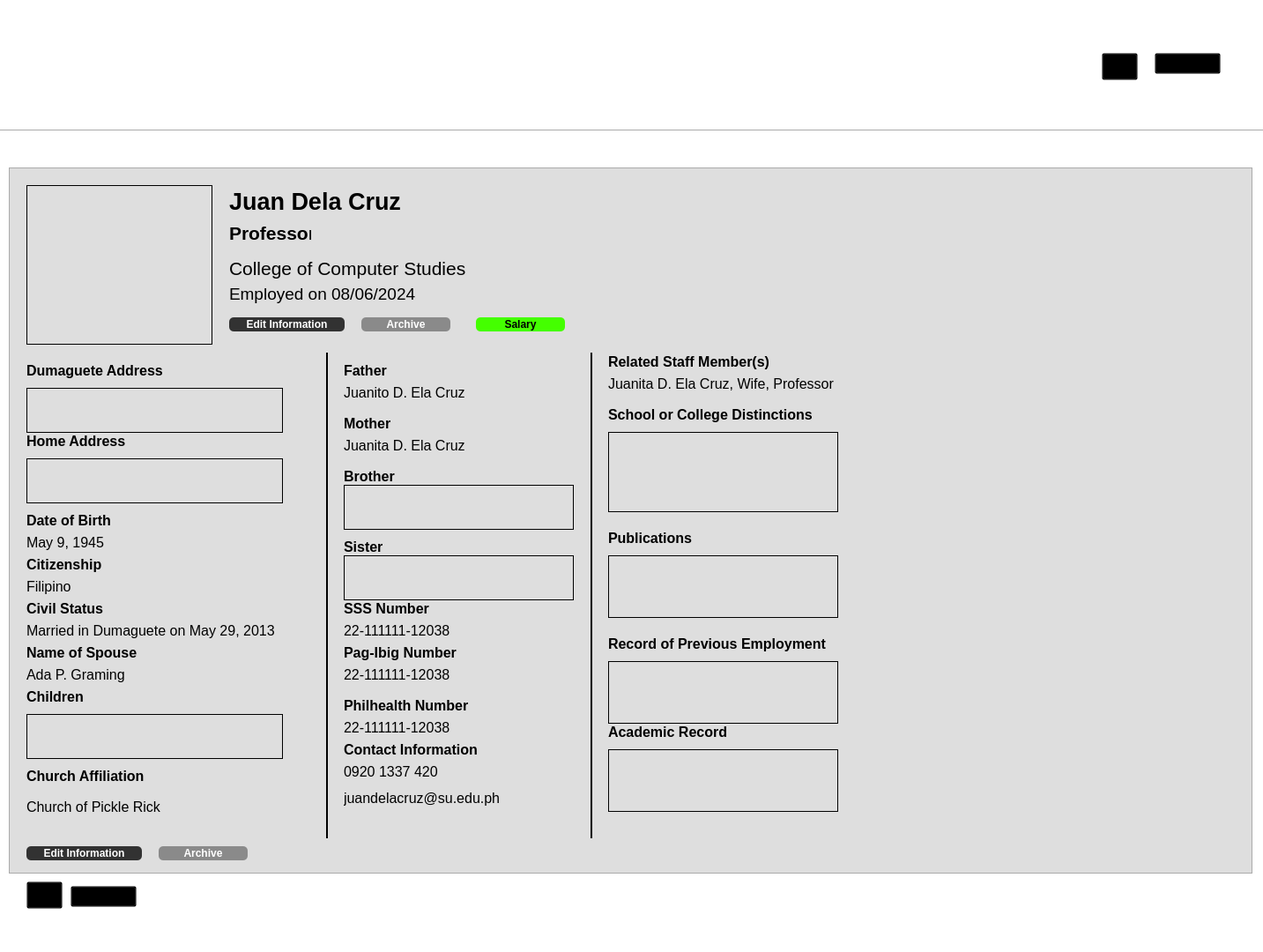
<?xml version="1.0" encoding="UTF-8"?>
<ui version="4.0">
 <class>MainWindow</class>
 <widget class="QMainWindow" name="MainWindow">
  <property name="geometry">
   <rect>
    <x>0</x>
    <y>0</y>
    <width>1433</width>
    <height>1080</height>
   </rect>
  </property>
  <property name="windowTitle">
   <string>Dashboard</string>
  </property>
  <property name="styleSheet">
   <string notr="true">color: black;
background-color: white;</string>
  </property>
  <widget class="QWidget" name="centralwidget">
   <widget class="QLabel" name="label">
    <property name="geometry">
     <rect>
      <x>30</x>
      <y>30</y>
      <width>91</width>
      <height>81</height>
     </rect>
    </property>
    <property name="styleSheet">
     <string notr="true">background-color: rgba(0, 0, 0, 0);</string>
    </property>
    <property name="text">
     <string/>
    </property>
    <property name="pixmap">
     <pixmap resource="images/resources.qrc">:/images/logo_silliman.png</pixmap>
    </property>
    <property name="scaledContents">
     <bool>true</bool>
    </property>
   </widget>
   <widget class="QLabel" name="label_3">
    <property name="geometry">
     <rect>
      <x>150</x>
      <y>30</y>
      <width>161</width>
      <height>41</height>
     </rect>
    </property>
    <property name="styleSheet">
     <string notr="true">background-color: rgba(0, 0, 0, 0);</string>
    </property>
    <property name="text">
     <string/>
    </property>
    <property name="pixmap">
     <pixmap resource="images/resources.qrc">:/images/title2_header1.png</pixmap>
    </property>
    <property name="scaledContents">
     <bool>false</bool>
    </property>
   </widget>
   <widget class="Line" name="line">
    <property name="geometry">
     <rect>
      <x>-10</x>
      <y>140</y>
      <width>1461</width>
      <height>16</height>
     </rect>
    </property>
    <property name="orientation">
     <enum>Qt::Horizontal</enum>
    </property>
   </widget>
   <widget class="QLabel" name="label_2">
    <property name="geometry">
     <rect>
      <x>0</x>
      <y>-10</y>
      <width>1451</width>
      <height>161</height>
     </rect>
    </property>
    <property name="text">
     <string/>
    </property>
    <property name="pixmap">
     <pixmap resource="images/resources.qrc">:/images/background2_header.png</pixmap>
    </property>
    <property name="scaledContents">
     <bool>true</bool>
    </property>
   </widget>
   <widget class="QLabel" name="label_4">
    <property name="geometry">
     <rect>
      <x>150</x>
      <y>90</y>
      <width>271</width>
      <height>16</height>
     </rect>
    </property>
    <property name="text">
     <string/>
    </property>
    <property name="pixmap">
     <pixmap resource="images/resources.qrc">:/images/title2_header2.png</pixmap>
    </property>
   </widget>
   <widget class="QPushButton" name="home_button">
    <property name="geometry">
     <rect>
      <x>1250</x>
      <y>60</y>
      <width>41</width>
      <height>31</height>
     </rect>
    </property>
    <property name="cursor">
     <cursorShape>PointingHandCursor</cursorShape>
    </property>
    <property name="styleSheet">
     <string notr="true">background-color: rgba(0, 0, 0, 0);</string>
    </property>
    <property name="text">
     <string/>
    </property>
    <property name="icon">
     <iconset resource="images/resources.qrc">
      <normaloff>:/images/button_home.png</normaloff>:/images/button_home.png</iconset>
    </property>
    <property name="iconSize">
     <size>
      <width>256</width>
      <height>256</height>
     </size>
    </property>
   </widget>
   <widget class="QPushButton" name="logout_button">
    <property name="geometry">
     <rect>
      <x>1310</x>
      <y>60</y>
      <width>75</width>
      <height>24</height>
     </rect>
    </property>
    <property name="cursor">
     <cursorShape>PointingHandCursor</cursorShape>
    </property>
    <property name="styleSheet">
     <string notr="true">background-color: rgba(0, 0, 0, 0);</string>
    </property>
    <property name="text">
     <string/>
    </property>
    <property name="icon">
     <iconset resource="images/resources.qrc">
      <normaloff>:/images/button_logout.png</normaloff>:/images/button_logout.png</iconset>
    </property>
    <property name="iconSize">
     <size>
      <width>500</width>
      <height>500</height>
     </size>
    </property>
   </widget>
   <widget class="QLabel" name="breadcrumb_label">
    <property name="geometry">
     <rect>
      <x>10</x>
      <y>160</y>
      <width>381</width>
      <height>31</height>
     </rect>
    </property>
    <property name="styleSheet">
     <string notr="true">background-color: rgba(0, 0, 0, 0);</string>
    </property>
    <property name="text">
     <string/>
    </property>
    <property name="pixmap">
     <pixmap resource="images/resources.qrc">:/images/title2_header3.png</pixmap>
    </property>
   </widget>
   <widget class="QPushButton" name="home_button_2">
    <property name="geometry">
     <rect>
      <x>30</x>
      <y>1000</y>
      <width>41</width>
      <height>31</height>
     </rect>
    </property>
    <property name="styleSheet">
     <string notr="true">background-color: rgba(0, 0, 0, 0);</string>
    </property>
    <property name="text">
     <string/>
    </property>
    <property name="icon">
     <iconset resource="images/resources.qrc">
      <normaloff>:/images/button_home.png</normaloff>:/images/button_home.png</iconset>
    </property>
    <property name="iconSize">
     <size>
      <width>256</width>
      <height>256</height>
     </size>
    </property>
   </widget>
   <widget class="QPushButton" name="logout_button_2">
    <property name="geometry">
     <rect>
      <x>80</x>
      <y>1005</y>
      <width>75</width>
      <height>24</height>
     </rect>
    </property>
    <property name="styleSheet">
     <string notr="true">background-color: rgba(0, 0, 0, 0);</string>
    </property>
    <property name="text">
     <string/>
    </property>
    <property name="icon">
     <iconset resource="images/resources.qrc">
      <normaloff>:/images/button_logout.png</normaloff>:/images/button_logout.png</iconset>
    </property>
    <property name="iconSize">
     <size>
      <width>500</width>
      <height>500</height>
     </size>
    </property>
   </widget>
   <widget class="QLabel" name="label_5">
    <property name="geometry">
     <rect>
      <x>1060</x>
      <y>1000</y>
      <width>361</width>
      <height>41</height>
     </rect>
    </property>
    <property name="font">
     <font>
      <pointsize>12</pointsize>
     </font>
    </property>
    <property name="text">
     <string/>
    </property>
    <property name="pixmap">
     <pixmap resource="images/resources.qrc">:/images/title2_header2.png</pixmap>
    </property>
   </widget>
   <widget class="QFrame" name="frame_header">
    <property name="geometry">
     <rect>
      <x>10</x>
      <y>190</y>
      <width>1411</width>
      <height>801</height>
     </rect>
    </property>
    <property name="styleSheet">
     <string notr="true">background-color: rgb(222, 222, 222);</string>
    </property>
    <property name="frameShape">
     <enum>QFrame::StyledPanel</enum>
    </property>
    <property name="frameShadow">
     <enum>QFrame::Raised</enum>
    </property>
    <widget class="QGraphicsView" name="Profile_pic">
     <property name="geometry">
      <rect>
       <x>20</x>
       <y>20</y>
       <width>211</width>
       <height>181</height>
      </rect>
     </property>
     <property name="styleSheet">
      <string notr="true">border: 1px solid black</string>
     </property>
    </widget>
    <widget class="QLabel" name="employee_name">
     <property name="geometry">
      <rect>
       <x>250</x>
       <y>20</y>
       <width>1121</width>
       <height>36</height>
      </rect>
     </property>
     <property name="font">
      <font>
       <pointsize>20</pointsize>
       <bold>true</bold>
      </font>
     </property>
     <property name="text">
      <string>Juan Dela Cruz</string>
     </property>
    </widget>
    <widget class="QLabel" name="employee_position">
     <property name="geometry">
      <rect>
       <x>250</x>
       <y>60</y>
       <width>93</width>
       <height>28</height>
      </rect>
     </property>
     <property name="font">
      <font>
       <pointsize>16</pointsize>
       <bold>true</bold>
      </font>
     </property>
     <property name="text">
      <string>Professor</string>
     </property>
    </widget>
    <widget class="QLabel" name="employee_department">
     <property name="geometry">
      <rect>
       <x>250</x>
       <y>100</y>
       <width>1111</width>
       <height>28</height>
      </rect>
     </property>
     <property name="font">
      <font>
       <pointsize>16</pointsize>
       <bold>false</bold>
      </font>
     </property>
     <property name="text">
      <string>College of Computer Studies</string>
     </property>
    </widget>
    <widget class="QLabel" name="employee_hired_date">
     <property name="geometry">
      <rect>
       <x>250</x>
       <y>130</y>
       <width>571</width>
       <height>26</height>
      </rect>
     </property>
     <property name="font">
      <font>
       <pointsize>14</pointsize>
       <bold>false</bold>
      </font>
     </property>
     <property name="text">
      <string>Employed on 08/06/2024</string>
     </property>
    </widget>
    <widget class="QPushButton" name="edit_info_button">
     <property name="geometry">
      <rect>
       <x>250</x>
       <y>170</y>
       <width>131</width>
       <height>16</height>
      </rect>
     </property>
     <property name="cursor">
      <cursorShape>ArrowCursor</cursorShape>
     </property>
     <property name="styleSheet">
      <string notr="true">border-radius: 5px;

background-color: rgb(50, 50, 50);
color: white;
font-weight: bold;
</string>
     </property>
     <property name="text">
      <string>Edit Information</string>
     </property>
    </widget>
    <widget class="QPushButton" name="archive_button">
     <property name="geometry">
      <rect>
       <x>400</x>
       <y>170</y>
       <width>101</width>
       <height>16</height>
      </rect>
     </property>
     <property name="styleSheet">
      <string notr="true">border-radius: 5px;

background-color: rgb(138, 138, 138);
color: white;
font-weight: bold;
</string>
     </property>
     <property name="text">
      <string>Archive</string>
     </property>
    </widget>
    <widget class="QPushButton" name="archive_button_2">
     <property name="geometry">
      <rect>
       <x>530</x>
       <y>170</y>
       <width>101</width>
       <height>16</height>
      </rect>
     </property>
     <property name="styleSheet">
      <string notr="true">border-radius: 5px;

background-color: rgb(68, 255, 0);
color: black;
font-weight: bold;
</string>
     </property>
     <property name="text">
      <string>Salary</string>
     </property>
    </widget>
    <widget class="QLabel" name="employee_duma_address_header">
     <property name="geometry">
      <rect>
       <x>20</x>
       <y>220</y>
       <width>161</width>
       <height>21</height>
      </rect>
     </property>
     <property name="font">
      <font>
       <pointsize>12</pointsize>
       <bold>true</bold>
      </font>
     </property>
     <property name="text">
      <string>Dumaguete Address</string>
     </property>
    </widget>
    <widget class="QLabel" name="employee_address_header">
     <property name="geometry">
      <rect>
       <x>20</x>
       <y>300</y>
       <width>161</width>
       <height>21</height>
      </rect>
     </property>
     <property name="font">
      <font>
       <pointsize>12</pointsize>
       <bold>true</bold>
      </font>
     </property>
     <property name="text">
      <string>Home Address</string>
     </property>
    </widget>
    <widget class="QLabel" name="birthday_header">
     <property name="geometry">
      <rect>
       <x>20</x>
       <y>390</y>
       <width>161</width>
       <height>21</height>
      </rect>
     </property>
     <property name="font">
      <font>
       <pointsize>12</pointsize>
       <bold>true</bold>
      </font>
     </property>
     <property name="text">
      <string>Date of Birth</string>
     </property>
    </widget>
    <widget class="QLabel" name="employee_birthday">
     <property name="geometry">
      <rect>
       <x>20</x>
       <y>410</y>
       <width>341</width>
       <height>31</height>
      </rect>
     </property>
     <property name="font">
      <font>
       <pointsize>12</pointsize>
       <bold>false</bold>
      </font>
     </property>
     <property name="text">
      <string>May 9, 1945</string>
     </property>
    </widget>
    <widget class="QLabel" name="citz_header">
     <property name="geometry">
      <rect>
       <x>20</x>
       <y>440</y>
       <width>161</width>
       <height>21</height>
      </rect>
     </property>
     <property name="font">
      <font>
       <pointsize>12</pointsize>
       <bold>true</bold>
      </font>
     </property>
     <property name="text">
      <string>Citizenship</string>
     </property>
    </widget>
    <widget class="QLabel" name="employee_citizenship">
     <property name="geometry">
      <rect>
       <x>20</x>
       <y>460</y>
       <width>341</width>
       <height>31</height>
      </rect>
     </property>
     <property name="font">
      <font>
       <pointsize>12</pointsize>
       <bold>false</bold>
      </font>
     </property>
     <property name="text">
      <string>Filipino</string>
     </property>
    </widget>
    <widget class="QLabel" name="civ_status_header">
     <property name="geometry">
      <rect>
       <x>20</x>
       <y>490</y>
       <width>161</width>
       <height>21</height>
      </rect>
     </property>
     <property name="font">
      <font>
       <pointsize>12</pointsize>
       <bold>true</bold>
      </font>
     </property>
     <property name="text">
      <string>Civil Status</string>
     </property>
    </widget>
    <widget class="QLabel" name="employee_civil_status">
     <property name="geometry">
      <rect>
       <x>20</x>
       <y>510</y>
       <width>341</width>
       <height>31</height>
      </rect>
     </property>
     <property name="font">
      <font>
       <pointsize>12</pointsize>
       <bold>false</bold>
      </font>
     </property>
     <property name="text">
      <string>Married in Dumaguete on May 29, 2013</string>
     </property>
    </widget>
    <widget class="QLabel" name="spouse_header">
     <property name="geometry">
      <rect>
       <x>20</x>
       <y>540</y>
       <width>161</width>
       <height>21</height>
      </rect>
     </property>
     <property name="font">
      <font>
       <pointsize>12</pointsize>
       <bold>true</bold>
      </font>
     </property>
     <property name="text">
      <string>Name of Spouse</string>
     </property>
    </widget>
    <widget class="QLabel" name="employee_spouse">
     <property name="geometry">
      <rect>
       <x>20</x>
       <y>560</y>
       <width>341</width>
       <height>31</height>
      </rect>
     </property>
     <property name="font">
      <font>
       <pointsize>12</pointsize>
       <bold>false</bold>
      </font>
     </property>
     <property name="text">
      <string>Ada P. Graming</string>
     </property>
    </widget>
    <widget class="QLabel" name="children_header">
     <property name="geometry">
      <rect>
       <x>20</x>
       <y>590</y>
       <width>161</width>
       <height>21</height>
      </rect>
     </property>
     <property name="font">
      <font>
       <pointsize>12</pointsize>
       <bold>true</bold>
      </font>
     </property>
     <property name="text">
      <string>Children</string>
     </property>
    </widget>
    <widget class="QLabel" name="father_header">
     <property name="geometry">
      <rect>
       <x>380</x>
       <y>220</y>
       <width>161</width>
       <height>21</height>
      </rect>
     </property>
     <property name="font">
      <font>
       <pointsize>12</pointsize>
       <bold>true</bold>
      </font>
     </property>
     <property name="text">
      <string>Father</string>
     </property>
    </widget>
    <widget class="QLabel" name="mother_header">
     <property name="geometry">
      <rect>
       <x>380</x>
       <y>280</y>
       <width>161</width>
       <height>21</height>
      </rect>
     </property>
     <property name="font">
      <font>
       <pointsize>12</pointsize>
       <bold>true</bold>
      </font>
     </property>
     <property name="text">
      <string>Mother</string>
     </property>
    </widget>
    <widget class="QFrame" name="frame">
     <property name="geometry">
      <rect>
       <x>360</x>
       <y>210</y>
       <width>2</width>
       <height>551</height>
      </rect>
     </property>
     <property name="styleSheet">
      <string notr="true">background-color: black</string>
     </property>
     <property name="frameShape">
      <enum>QFrame::StyledPanel</enum>
     </property>
     <property name="frameShadow">
      <enum>QFrame::Raised</enum>
     </property>
    </widget>
    <widget class="QLabel" name="employee_father">
     <property name="geometry">
      <rect>
       <x>380</x>
       <y>240</y>
       <width>341</width>
       <height>31</height>
      </rect>
     </property>
     <property name="font">
      <font>
       <pointsize>12</pointsize>
       <bold>false</bold>
      </font>
     </property>
     <property name="text">
      <string>Juanito D. Ela Cruz</string>
     </property>
    </widget>
    <widget class="QLabel" name="employee_mother">
     <property name="geometry">
      <rect>
       <x>380</x>
       <y>300</y>
       <width>341</width>
       <height>31</height>
      </rect>
     </property>
     <property name="font">
      <font>
       <pointsize>12</pointsize>
       <bold>false</bold>
      </font>
     </property>
     <property name="text">
      <string>Juanita D. Ela Cruz</string>
     </property>
    </widget>
    <widget class="QLabel" name="sss_header">
     <property name="geometry">
      <rect>
       <x>380</x>
       <y>490</y>
       <width>161</width>
       <height>21</height>
      </rect>
     </property>
     <property name="font">
      <font>
       <pointsize>12</pointsize>
       <bold>true</bold>
      </font>
     </property>
     <property name="text">
      <string>SSS Number</string>
     </property>
    </widget>
    <widget class="QLabel" name="employee_sss">
     <property name="geometry">
      <rect>
       <x>380</x>
       <y>510</y>
       <width>271</width>
       <height>31</height>
      </rect>
     </property>
     <property name="font">
      <font>
       <pointsize>12</pointsize>
       <bold>false</bold>
      </font>
     </property>
     <property name="text">
      <string>22-111111-12038</string>
     </property>
    </widget>
    <widget class="QLabel" name="pagibig_header">
     <property name="geometry">
      <rect>
       <x>380</x>
       <y>540</y>
       <width>161</width>
       <height>21</height>
      </rect>
     </property>
     <property name="font">
      <font>
       <pointsize>12</pointsize>
       <bold>true</bold>
      </font>
     </property>
     <property name="text">
      <string>Pag-Ibig Number</string>
     </property>
    </widget>
    <widget class="QLabel" name="employee_pagibig">
     <property name="geometry">
      <rect>
       <x>380</x>
       <y>560</y>
       <width>271</width>
       <height>31</height>
      </rect>
     </property>
     <property name="font">
      <font>
       <pointsize>12</pointsize>
       <bold>false</bold>
      </font>
     </property>
     <property name="text">
      <string>22-111111-12038</string>
     </property>
    </widget>
    <widget class="QLabel" name="ph_header">
     <property name="geometry">
      <rect>
       <x>380</x>
       <y>600</y>
       <width>161</width>
       <height>21</height>
      </rect>
     </property>
     <property name="font">
      <font>
       <pointsize>12</pointsize>
       <bold>true</bold>
      </font>
     </property>
     <property name="text">
      <string>Philhealth Number</string>
     </property>
    </widget>
    <widget class="QLabel" name="employee_philHealth">
     <property name="geometry">
      <rect>
       <x>380</x>
       <y>620</y>
       <width>271</width>
       <height>31</height>
      </rect>
     </property>
     <property name="font">
      <font>
       <pointsize>12</pointsize>
       <bold>false</bold>
      </font>
     </property>
     <property name="text">
      <string>22-111111-12038</string>
     </property>
    </widget>
    <widget class="QLabel" name="contact_header">
     <property name="geometry">
      <rect>
       <x>380</x>
       <y>650</y>
       <width>161</width>
       <height>21</height>
      </rect>
     </property>
     <property name="font">
      <font>
       <pointsize>12</pointsize>
       <bold>true</bold>
      </font>
     </property>
     <property name="text">
      <string>Contact Information</string>
     </property>
    </widget>
    <widget class="QLabel" name="employee_phonenumber">
     <property name="geometry">
      <rect>
       <x>380</x>
       <y>670</y>
       <width>271</width>
       <height>31</height>
      </rect>
     </property>
     <property name="font">
      <font>
       <pointsize>12</pointsize>
       <bold>false</bold>
      </font>
     </property>
     <property name="text">
      <string>0920 1337 420</string>
     </property>
    </widget>
    <widget class="QLabel" name="employee_email">
     <property name="geometry">
      <rect>
       <x>380</x>
       <y>700</y>
       <width>271</width>
       <height>31</height>
      </rect>
     </property>
     <property name="font">
      <font>
       <pointsize>12</pointsize>
       <bold>false</bold>
      </font>
     </property>
     <property name="text">
      <string>juandelacruz@su.edu.ph</string>
     </property>
    </widget>
    <widget class="QFrame" name="frame_2">
     <property name="geometry">
      <rect>
       <x>660</x>
       <y>210</y>
       <width>2</width>
       <height>551</height>
      </rect>
     </property>
     <property name="styleSheet">
      <string notr="true">background-color: black;</string>
     </property>
     <property name="frameShape">
      <enum>QFrame::StyledPanel</enum>
     </property>
     <property name="frameShadow">
      <enum>QFrame::Raised</enum>
     </property>
    </widget>
    <widget class="QLabel" name="relation_header">
     <property name="geometry">
      <rect>
       <x>680</x>
       <y>210</y>
       <width>291</width>
       <height>21</height>
      </rect>
     </property>
     <property name="font">
      <font>
       <pointsize>12</pointsize>
       <bold>true</bold>
      </font>
     </property>
     <property name="text">
      <string>Related Staff Member(s)</string>
     </property>
    </widget>
    <widget class="QLabel" name="employee_relation">
     <property name="geometry">
      <rect>
       <x>680</x>
       <y>230</y>
       <width>341</width>
       <height>31</height>
      </rect>
     </property>
     <property name="font">
      <font>
       <pointsize>12</pointsize>
       <bold>false</bold>
      </font>
     </property>
     <property name="text">
      <string>Juanita D. Ela Cruz, Wife, Professor</string>
     </property>
    </widget>
    <widget class="QLabel" name="schoolheader">
     <property name="geometry">
      <rect>
       <x>680</x>
       <y>270</y>
       <width>291</width>
       <height>21</height>
      </rect>
     </property>
     <property name="font">
      <font>
       <pointsize>12</pointsize>
       <bold>true</bold>
      </font>
     </property>
     <property name="text">
      <string>School or College Distinctions</string>
     </property>
    </widget>
    <widget class="QLabel" name="publications_header">
     <property name="geometry">
      <rect>
       <x>680</x>
       <y>410</y>
       <width>291</width>
       <height>21</height>
      </rect>
     </property>
     <property name="font">
      <font>
       <pointsize>12</pointsize>
       <bold>true</bold>
      </font>
     </property>
     <property name="text">
      <string>Publications</string>
     </property>
    </widget>
    <widget class="QLabel" name="prev_employment_header">
     <property name="geometry">
      <rect>
       <x>680</x>
       <y>530</y>
       <width>291</width>
       <height>21</height>
      </rect>
     </property>
     <property name="font">
      <font>
       <pointsize>12</pointsize>
       <bold>true</bold>
      </font>
     </property>
     <property name="text">
      <string>Record of Previous Employment</string>
     </property>
    </widget>
    <widget class="QLabel" name="acad_record_header">
     <property name="geometry">
      <rect>
       <x>680</x>
       <y>630</y>
       <width>291</width>
       <height>21</height>
      </rect>
     </property>
     <property name="font">
      <font>
       <pointsize>12</pointsize>
       <bold>true</bold>
      </font>
     </property>
     <property name="text">
      <string>Academic Record</string>
     </property>
    </widget>
    <widget class="QLabel" name="church_header">
     <property name="geometry">
      <rect>
       <x>20</x>
       <y>680</y>
       <width>161</width>
       <height>21</height>
      </rect>
     </property>
     <property name="font">
      <font>
       <pointsize>12</pointsize>
       <bold>true</bold>
      </font>
     </property>
     <property name="text">
      <string>Church Affiliation</string>
     </property>
    </widget>
    <widget class="QLabel" name="employee_religion">
     <property name="geometry">
      <rect>
       <x>20</x>
       <y>710</y>
       <width>321</width>
       <height>31</height>
      </rect>
     </property>
     <property name="font">
      <font>
       <pointsize>12</pointsize>
       <bold>false</bold>
      </font>
     </property>
     <property name="text">
      <string>Church of Pickle Rick</string>
     </property>
    </widget>
    <widget class="QLabel" name="brother_header">
     <property name="geometry">
      <rect>
       <x>380</x>
       <y>340</y>
       <width>161</width>
       <height>21</height>
      </rect>
     </property>
     <property name="font">
      <font>
       <pointsize>12</pointsize>
       <bold>true</bold>
      </font>
     </property>
     <property name="text">
      <string>Brother</string>
     </property>
    </widget>
    <widget class="QLabel" name="brother_header_2">
     <property name="geometry">
      <rect>
       <x>380</x>
       <y>420</y>
       <width>161</width>
       <height>21</height>
      </rect>
     </property>
     <property name="font">
      <font>
       <pointsize>12</pointsize>
       <bold>true</bold>
      </font>
     </property>
     <property name="text">
      <string>Sister</string>
     </property>
    </widget>
    <widget class="QPushButton" name="edit_info_button_2">
     <property name="geometry">
      <rect>
       <x>20</x>
       <y>770</y>
       <width>131</width>
       <height>16</height>
      </rect>
     </property>
     <property name="styleSheet">
      <string notr="true">border-radius: 5px;

background-color: rgb(50, 50, 50);
color: white;
font-weight: bold;
</string>
     </property>
     <property name="text">
      <string>Edit Information</string>
     </property>
    </widget>
    <widget class="QPushButton" name="archive_button_3">
     <property name="geometry">
      <rect>
       <x>170</x>
       <y>770</y>
       <width>101</width>
       <height>16</height>
      </rect>
     </property>
     <property name="styleSheet">
      <string notr="true">border-radius: 5px;

background-color: rgb(138, 138, 138);
color: white;
font-weight: bold;
</string>
     </property>
     <property name="text">
      <string>Archive</string>
     </property>
    </widget>
    <widget class="QTextEdit" name="employee_dumaguete_address">
     <property name="geometry">
      <rect>
       <x>20</x>
       <y>250</y>
       <width>291</width>
       <height>51</height>
      </rect>
     </property>
     <property name="styleSheet">
      <string notr="true">border: 1px solid black</string>
     </property>
    </widget>
    <widget class="QTextEdit" name="employee_home_address">
     <property name="geometry">
      <rect>
       <x>20</x>
       <y>330</y>
       <width>291</width>
       <height>51</height>
      </rect>
     </property>
     <property name="styleSheet">
      <string notr="true">border: 1px solid black</string>
     </property>
    </widget>
    <widget class="QTextEdit" name="employee_children">
     <property name="geometry">
      <rect>
       <x>20</x>
       <y>620</y>
       <width>291</width>
       <height>51</height>
      </rect>
     </property>
     <property name="styleSheet">
      <string notr="true">border: 1px solid black</string>
     </property>
    </widget>
    <widget class="QTextEdit" name="employee_brother">
     <property name="geometry">
      <rect>
       <x>380</x>
       <y>360</y>
       <width>261</width>
       <height>51</height>
      </rect>
     </property>
     <property name="styleSheet">
      <string notr="true">border: 1px solid black</string>
     </property>
    </widget>
    <widget class="QTextEdit" name="employee_sister">
     <property name="geometry">
      <rect>
       <x>380</x>
       <y>440</y>
       <width>261</width>
       <height>51</height>
      </rect>
     </property>
     <property name="styleSheet">
      <string notr="true">border: 1px solid black</string>
     </property>
    </widget>
    <widget class="QTextEdit" name="employee_school_distinctions">
     <property name="geometry">
      <rect>
       <x>680</x>
       <y>300</y>
       <width>261</width>
       <height>91</height>
      </rect>
     </property>
     <property name="styleSheet">
      <string notr="true">border: 1px solid black</string>
     </property>
    </widget>
    <widget class="QTextEdit" name="employee_publications">
     <property name="geometry">
      <rect>
       <x>680</x>
       <y>440</y>
       <width>261</width>
       <height>71</height>
      </rect>
     </property>
     <property name="styleSheet">
      <string notr="true">border: 1px solid black</string>
     </property>
    </widget>
    <widget class="QTextEdit" name="employee_history">
     <property name="geometry">
      <rect>
       <x>680</x>
       <y>560</y>
       <width>261</width>
       <height>71</height>
      </rect>
     </property>
     <property name="styleSheet">
      <string notr="true">border: 1px solid black</string>
     </property>
    </widget>
    <widget class="QTextEdit" name="employee_acad_record">
     <property name="geometry">
      <rect>
       <x>680</x>
       <y>660</y>
       <width>261</width>
       <height>71</height>
      </rect>
     </property>
     <property name="styleSheet">
      <string notr="true">border: 1px solid black</string>
     </property>
    </widget>
   </widget>
   <zorder>label_2</zorder>
   <zorder>label</zorder>
   <zorder>label_3</zorder>
   <zorder>line</zorder>
   <zorder>label_4</zorder>
   <zorder>home_button</zorder>
   <zorder>logout_button</zorder>
   <zorder>breadcrumb_label</zorder>
   <zorder>home_button_2</zorder>
   <zorder>logout_button_2</zorder>
   <zorder>label_5</zorder>
   <zorder>frame_header</zorder>
  </widget>
  <widget class="QStatusBar" name="statusbar"/>
 </widget>
 <resources>
  <include location="images/resources.qrc"/>
 </resources>
 <connections/>
</ui>
